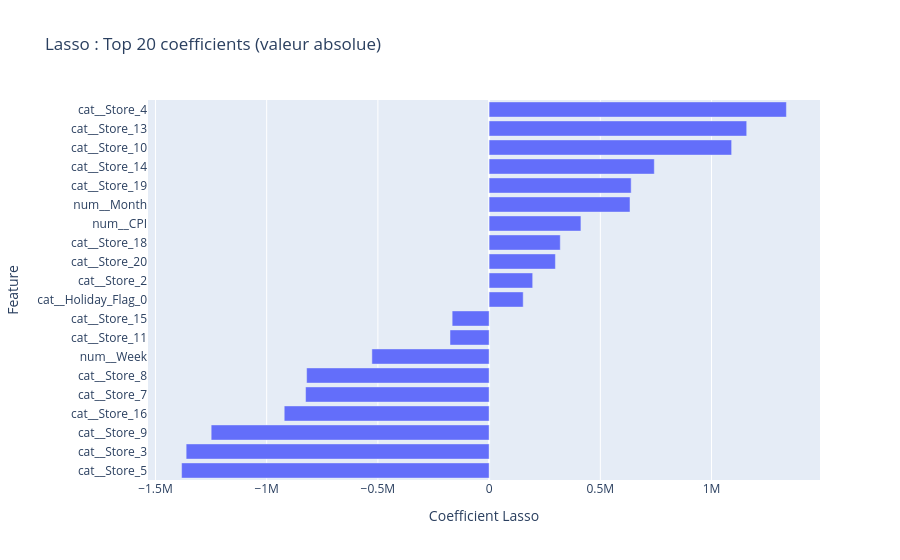

The notebook cell saved with this chart:
### Code cell
est = best_lasso

ct = est.named_steps["preprocess"]
feature_names = ct.get_feature_names_out()
coefs = est.named_steps["reg"].coef_

coef_df = pd.DataFrame({"feature": feature_names, "coef": coefs})
coef_df["abs_coef"] = coef_df["coef"].abs()

top = (
    coef_df.sort_values("abs_coef", ascending=False)
           .head(20)
           .sort_values("coef")
)

fig = px.bar(
    top,
    x="coef",
    y="feature",
    orientation="h",
    title="Lasso : Top 20 coefficients (valeur absolue)",
    labels={"coef": "Coefficient Lasso", "feature": "Feature"},
)
fig.show()

### Figure 1 — Plotly figure (JSON) as saved in the notebook; plotly's stock layout.template omitted (floating-point values rounded to 4 significant figures)
{"data": [{"alignmentgroup": "True", "hovertemplate": "Coefficient Lasso=%{x}<br>Feature=%{y}<extra></extra>", "legendgroup": "", "marker": {"color": "#636efa", "pattern": {"shape": ""}}, "name": "", "offsetgroup": "", "orientation": "h", "showlegend": false, "textposition": "auto", "type": "bar", "x": [-1383000.0, -1362000.0, -1250000.0, -921100.0, -825200.0, -820400.0, -527100.0, -175900.0, -166200.0, 153300.0, 195900.0, 298100.0, 319900.0, 412800.0, 633400.0, 638700.0, 742800.0, 1090000.0, 1158000.0, 1337000.0], "xaxis": "x", "y": ["cat__Store_5", "cat__Store_3", "cat__Store_9", "cat__Store_16", "cat__Store_7", "cat__Store_8", "num__Week", "cat__Store_11", "cat__Store_15", "cat__Holiday_Flag_0", "cat__Store_2", "cat__Store_20", "cat__Store_18", "num__CPI", "num__Month", "cat__Store_19", "cat__Store_14", "cat__Store_10", "cat__Store_13", "cat__Store_4"], "yaxis": "y"}], "layout": {"barmode": "relative", "legend": {"tracegroupgap": 0}, "title": {"text": "Lasso : Top 20 coefficients (valeur absolue)"}, "xaxis": {"anchor": "y", "domain": [0, 1], "title": {"text": "Coefficient Lasso"}}, "yaxis": {"anchor": "x", "domain": [0, 1], "title": {"text": "Feature"}}}}
